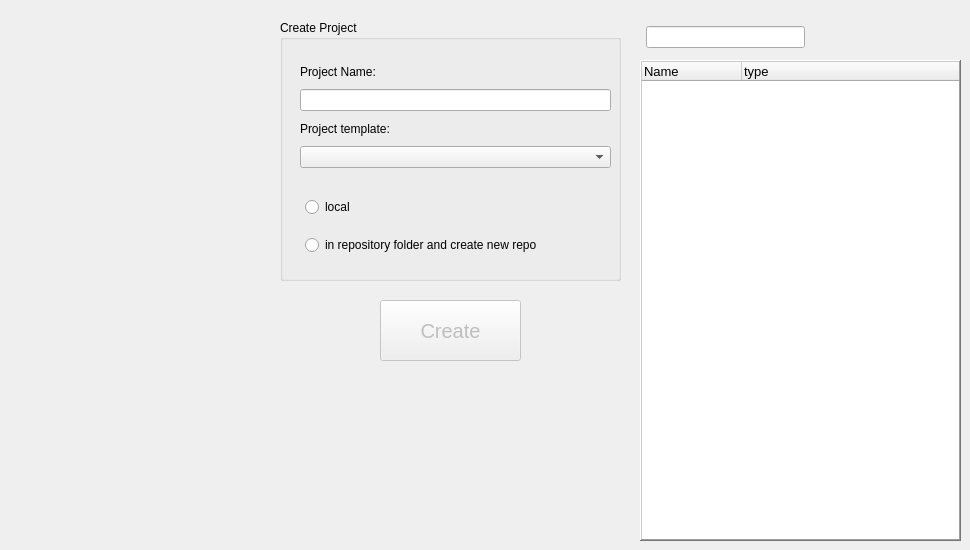
      <widget class="QWidget" name="tab">
       <attribute name="icon">
        <iconset resource="Project_creator_style.qrc">
         <normaloff>:/icon/ressources/icons/Wand_Magic.ico</normaloff>:/icon/ressources/icons/Wand_Magic.ico</iconset>
       </attribute>
       <attribute name="title">
        <string>create Project</string>
       </attribute>
       <widget class="QGroupBox" name="createproject_groupBox">
        <property name="geometry">
         <rect>
          <x>280</x>
          <y>20</y>
          <width>341</width>
          <height>261</height>
         </rect>
        </property>
        <property name="title">
         <string>Create Project</string>
        </property>
        <property name="flat">
         <bool>false</bool>
        </property>
        <property name="checkable">
         <bool>false</bool>
        </property>
        <widget class="QWidget" name="verticalLayoutWidget_3">
         <property name="geometry">
          <rect>
           <x>20</x>
           <y>40</y>
           <width>311</width>
           <height>108</height>
          </rect>
         </property>
         <layout class="QVBoxLayout" name="verticalLayout_3">
          <item>
           <widget class="QLabel" name="label_4">
            <property name="text">
             <string>Project Name:</string>
            </property>
           </widget>
          </item>
          <item>
           <widget class="QLineEdit" name="projectname_lineinput"/>
          </item>
          <item>
           <widget class="QLabel" name="label_5">
            <property name="text">
             <string>Project template:</string>
            </property>
           </widget>
          </item>
          <item>
           <widget class="QComboBox" name="templateselect_combo"/>
          </item>
         </layout>
        </widget>
        <widget class="QWidget" name="verticalLayoutWidget_4">
         <property name="geometry">
          <rect>
           <x>20</x>
           <y>160</y>
           <width>270</width>
           <height>94</height>
          </rect>
         </property>
         <layout class="QVBoxLayout" name="verticalLayout_4">
          <property name="leftMargin">
           <number>5</number>
          </property>
          <property name="topMargin">
           <number>5</number>
          </property>
          <property name="rightMargin">
           <number>5</number>
          </property>
          <property name="bottomMargin">
           <number>5</number>
          </property>
          <item>
           <widget class="QRadioButton" name="project_aslocal_radiobutton">
            <property name="text">
             <string>local</string>
            </property>
           </widget>
          </item>
          <item>
           <widget class="QRadioButton" name="project_asrepo_radiobutton">
            <property name="text">
             <string>in repository folder and create new repo</string>
            </property>
           </widget>
          </item>
         </layout>
        </widget>
       </widget>
       <widget class="QWidget" name="gridLayoutWidget_2">
        <property name="geometry">
         <rect>
          <x>640</x>
          <y>20</y>
          <width>165</width>
          <height>34</height>
         </rect>
        </property>
        <layout class="QGridLayout" name="gridLayout_3">
         <item row="0" column="0">
          <widget class="QLabel" name="house_icon_2">
           <property name="sizePolicy">
            <sizepolicy hsizetype="Fixed" vsizetype="Fixed">
             <horstretch>0</horstretch>
             <verstretch>0</verstretch>
            </sizepolicy>
           </property>
           <property name="text">
            <string>&lt;html&gt;&lt;head/&gt;&lt;body&gt;&lt;p&gt;&lt;img src=&quot;:/icon/ressources/icons/House.ico&quot;/&gt;&lt;/p&gt;&lt;/body&gt;&lt;/html&gt;</string>
           </property>
          </widget>
         </item>
         <item row="0" column="1">
          <widget class="QLineEdit" name="display_createproject_mainfolder_lineedit">
           <property name="maximumSize">
            <size>
             <width>16777215</width>
             <height>16777214</height>
            </size>
           </property>
           <property name="readOnly">
            <bool>true</bool>
           </property>
          </widget>
         </item>
        </layout>
       </widget>
       <widget class="QTreeWidget" name="createproject_treewidget">
        <property name="geometry">
         <rect>
          <x>640</x>
          <y>60</y>
          <width>321</width>
          <height>481</height>
         </rect>
        </property>
        <property name="font">
         <font>
          <pointsize>10</pointsize>
         </font>
        </property>
        <property name="frameShape">
         <enum>QFrame::WinPanel</enum>
        </property>
        <property name="frameShadow">
         <enum>QFrame::Raised</enum>
        </property>
        <property name="lineWidth">
         <number>10</number>
        </property>
        <property name="midLineWidth">
         <number>20</number>
        </property>
        <property name="editTriggers">
         <set>QAbstractItemView::NoEditTriggers</set>
        </property>
        <property name="dragEnabled">
         <bool>true</bool>
        </property>
        <property name="selectionBehavior">
         <enum>QAbstractItemView::SelectItems</enum>
        </property>
        <property name="iconSize">
         <size>
          <width>25</width>
          <height>25</height>
         </size>
        </property>
        <property name="uniformRowHeights">
         <bool>true</bool>
        </property>
        <column>
         <property name="text">
          <string>Name</string>
         </property>
        </column>
        <column>
         <property name="text">
          <string>type</string>
         </property>
        </column>
       </widget>
       <widget class="QPushButton" name="createproject_button">
        <property name="enabled">
         <bool>false</bool>
        </property>
        <property name="geometry">
         <rect>
          <x>380</x>
          <y>300</y>
          <width>141</width>
          <height>61</height>
         </rect>
        </property>
        <property name="font">
         <font>
          <pointsize>15</pointsize>
         </font>
        </property>
        <property name="text">
         <string>Create</string>
        </property>
        <property name="icon">
         <iconset resource="Project_creator_style.qrc">
          <normaloff>:/icon/ressources/icons/Project_Blueprints.ico</normaloff>:/icon/ressources/icons/Project_Blueprints.ico</iconset>
        </property>
        <property name="iconSize">
         <size>
          <width>30</width>
          <height>30</height>
         </size>
        </property>
       </widget>
      </widget>
